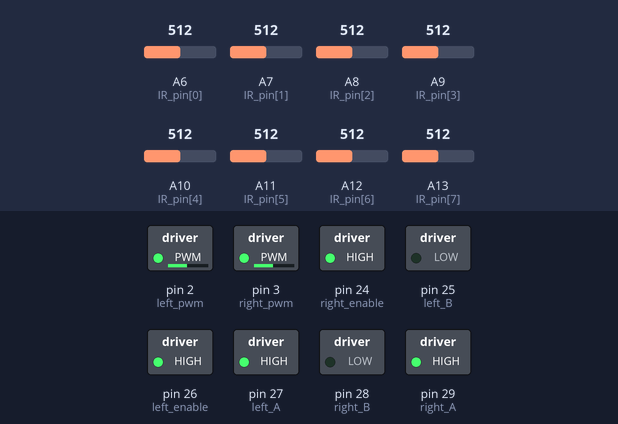
The sketch below on a simulated Arduino Mega 2560, built with avr-gcc and run on an emulated ATmega2560. Shown: switched loads named in the sketch (green lamp = pin HIGH). The inputs (shaded band) are chosen by the test bench; at power-on: A6 (IR_pin[0]) = 512, A7 (IR_pin[1]) = 512, A8 (IR_pin[2]) = 512, A9 (IR_pin[3]) = 512, A10 (IR_pin[4]) = 512, A11 (IR_pin[5]) = 512, A12 (IR_pin[6]) = 512, A13 (IR_pin[7]) = 512.

Above: at 1.2 s.
1.3 s: A6 (IR_pin[0]) set to 217
2.8 s: A6 (IR_pin[0]) set to 184
At 3.2 s:
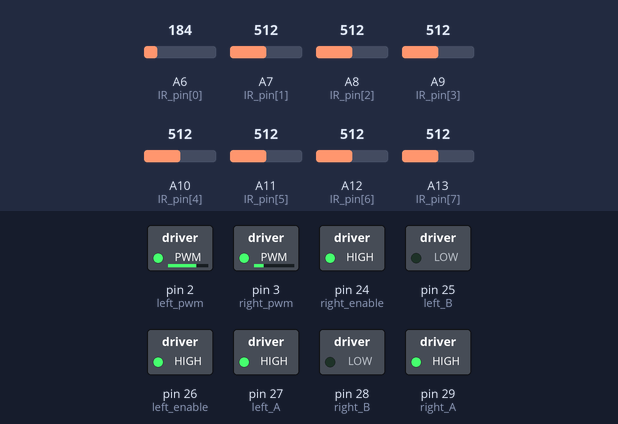
4.3 s: A7 (IR_pin[1]) set to 212
5.8 s: A7 (IR_pin[1]) set to 193
At 6.7 s:
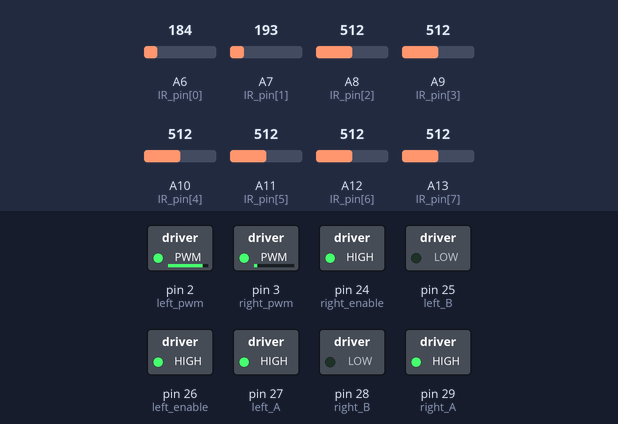
7.3 s: A8 (IR_pin[2]) set to 215
8.8 s: A8 (IR_pin[2]) set to 182
At 10.2 s:
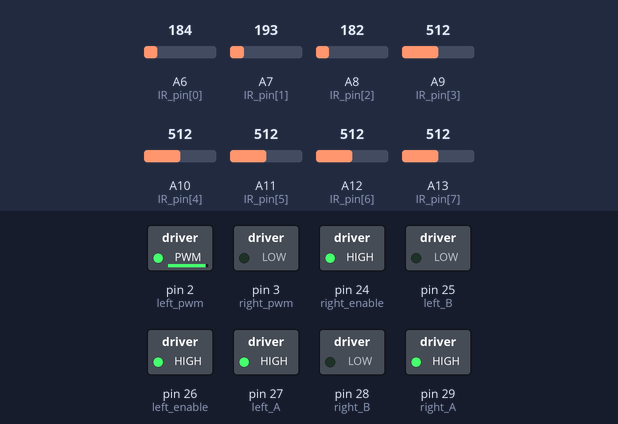
Timing chart, 0 to 11.3 s (numbered marks = the images above; inputs shaded):
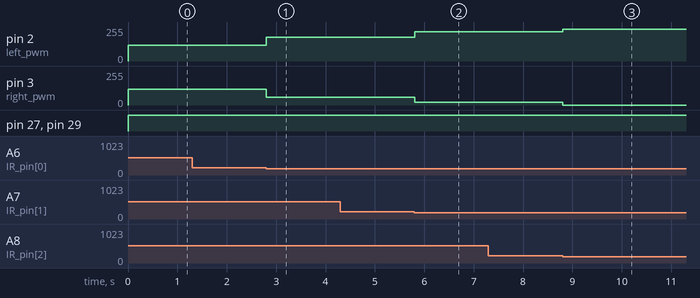

The sketch:

v2.ino
```cpp
#include "pins.h"
#include "variables.h"


//least pwm can be 70
//maximum can be 255
int base_pwm=120;

void setup() {
  motor_driver_pin_mode();
  line_sensor_pin_mode();
}

void loop() {
  forward();
  sensor_reading();
  line_pid();
  analogWrite(right_pwm,right_speed);
  analogWrite(left_pwm,left_speed);
}
```

funcs.ino
```cpp
void motor_driver_pin_mode(){
  //Motor driver pin modes
  pinMode(right_enable,OUTPUT);pinMode(left_enable,OUTPUT);
  pinMode(right_A,OUTPUT);pinMode(right_B,OUTPUT);
  pinMode(left_A,OUTPUT);pinMode(left_B,OUTPUT);
  //enabling the two motors into active
  digitalWrite(right_enable,HIGH);digitalWrite(left_enable,HIGH);
  }

void line_sensor_pin_mode(){
  pinMode(A4,INPUT);pinMode(A5,INPUT);pinMode(A6,INPUT);pinMode(A7,INPUT);pinMode(A8,INPUT);pinMode(A9,INPUT);pinMode(A10,INPUT);pinMode(A11,INPUT);pinMode(A12,INPUT);pinMode(A13,INPUT);pinMode(A14,INPUT);
  }

int adc(int n){
  if (n<200){return 0;}
  else{return 1;}}


void forward(){digitalWrite(right_A,HIGH);digitalWrite(right_B,LOW);digitalWrite(left_A,HIGH);digitalWrite(left_B,LOW);}

void right_forward_left_stop(){digitalWrite(right_A,HIGH);digitalWrite(right_B,LOW);digitalWrite(left_A,HIGH);digitalWrite(left_B,HIGH);}

void left_forward_right_stop(){digitalWrite(right_A,HIGH);digitalWrite(right_B,HIGH);digitalWrite(left_A,HIGH);digitalWrite(left_B,LOW);}

void brake(){digitalWrite(right_A,HIGH);digitalWrite(right_B,HIGH);digitalWrite(left_A,HIGH);digitalWrite(left_B,HIGH);}

void sensor_reading(){
  for (int i=0; i<8; i++){
      sensor_reading_array[i] = adc(analogRead(IR_pin[i])); }}
```

pid.ino
```cpp
float Kp = 20;
float Kd = 10;


void error_cal()
{
  Error = 0;
  for(int j=0; j<8; j++)
  {Error = Error + sensor_reading_array[j]*Error_values[j];}}

void line_pid()
{
  error_cal();
  power = (Kp*Error) + (Kd*(Error-previousError)) ;
  previousError = Error;


  right_speed = base_pwm - power;
  left_speed = base_pwm + power;

}
```

variables.h
```cpp
int Error_values[8] = {-3, -2, -1, 0, 0, 1, 2, 3};

int left_speed,right_speed;

//sensor values
int S0,S1,S2,S3,S4,S5,S6,S7,S8,S9;

int IR_pin[8]={A6,A7,A8,A9,A10,A11,A12,A13};

int sensor_reading_array[8] = { 0 };

float Error=0;
float previousError = 0;
float totalError = 0;
float power = 0;
```

pins.h
```cpp
//Motor driver pin allocation
#define right_enable 24
#define right_A 29
#define right_B 28
#define left_enable 26
#define left_A 27
#define left_B 25

#define right_pwm 3
#define left_pwm 2
```

Measured:
- the behaviour switches between 200 and 199 on A6 (IR_pin[0]) (found by bisection; images 0 and 1)
- after the input at 1.3 s, every drawn part: stays the same
- after the input at 2.8 s, pin 2 (left_pwm): 120/255 → 180/255 at once; pin 3 (right_pwm): 120/255 → 60/255 at once
- after the input at 4.3 s, every drawn part: stays the same
- after the input at 5.8 s, pin 2 (left_pwm): 180/255 → 220/255 at once; pin 3 (right_pwm): 60/255 → 20/255 at once
- after the input at 7.3 s, every drawn part: stays the same
- after the input at 8.8 s, pin 2 (left_pwm): 220/255 → 240/255 at once; pin 3 (right_pwm): 20/255 → 0/255 at once
